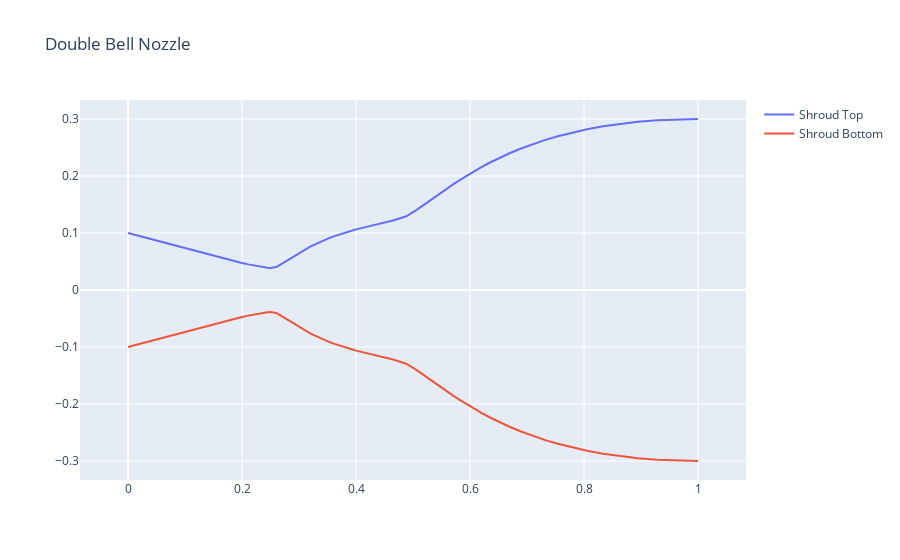

The notebook cell this image was saved under:
### Code cell
from paraflow import FlowPassage
import numpy as np

passage = FlowPassage(
    inlet_radius=0.1,
    area_ratio=3.0,
    axial_length=1,
    contour_props=[0.25, 0.25, 0.35, 0.5, 0.5, 0.75],
    contour_angles=np.radians([-15.0, -15.0, 0.0, 3, 5.0, 15.0]).tolist()
)
passage.visualize("Double Bell Nozzle", include_ctrl_pnts=False)
